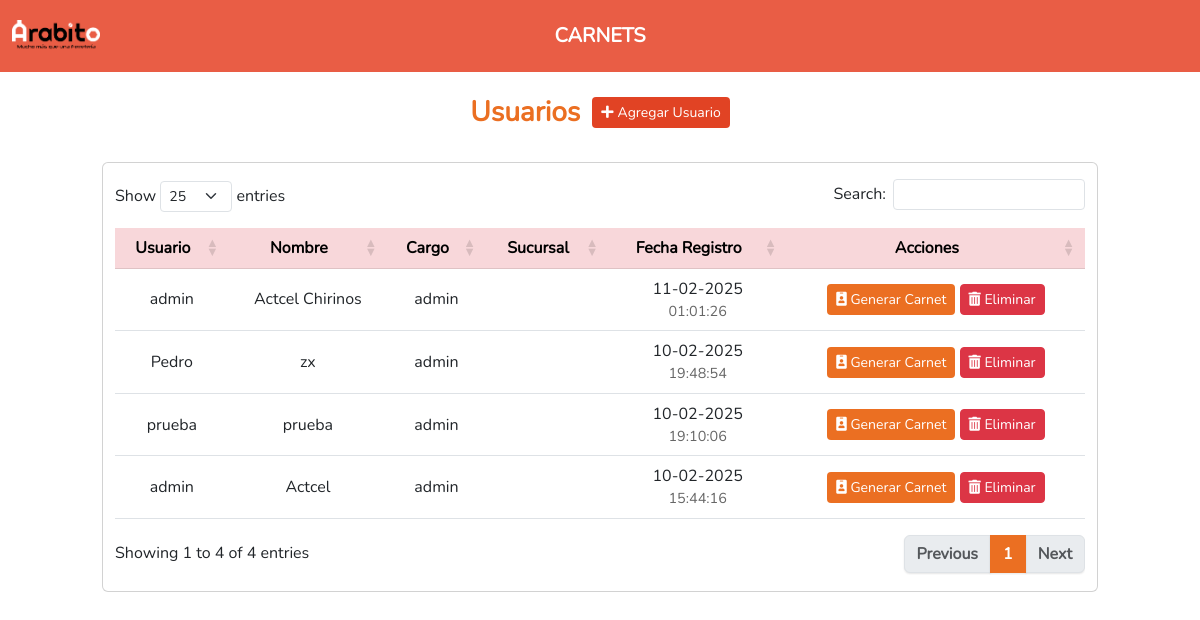
The app's page /, older data.
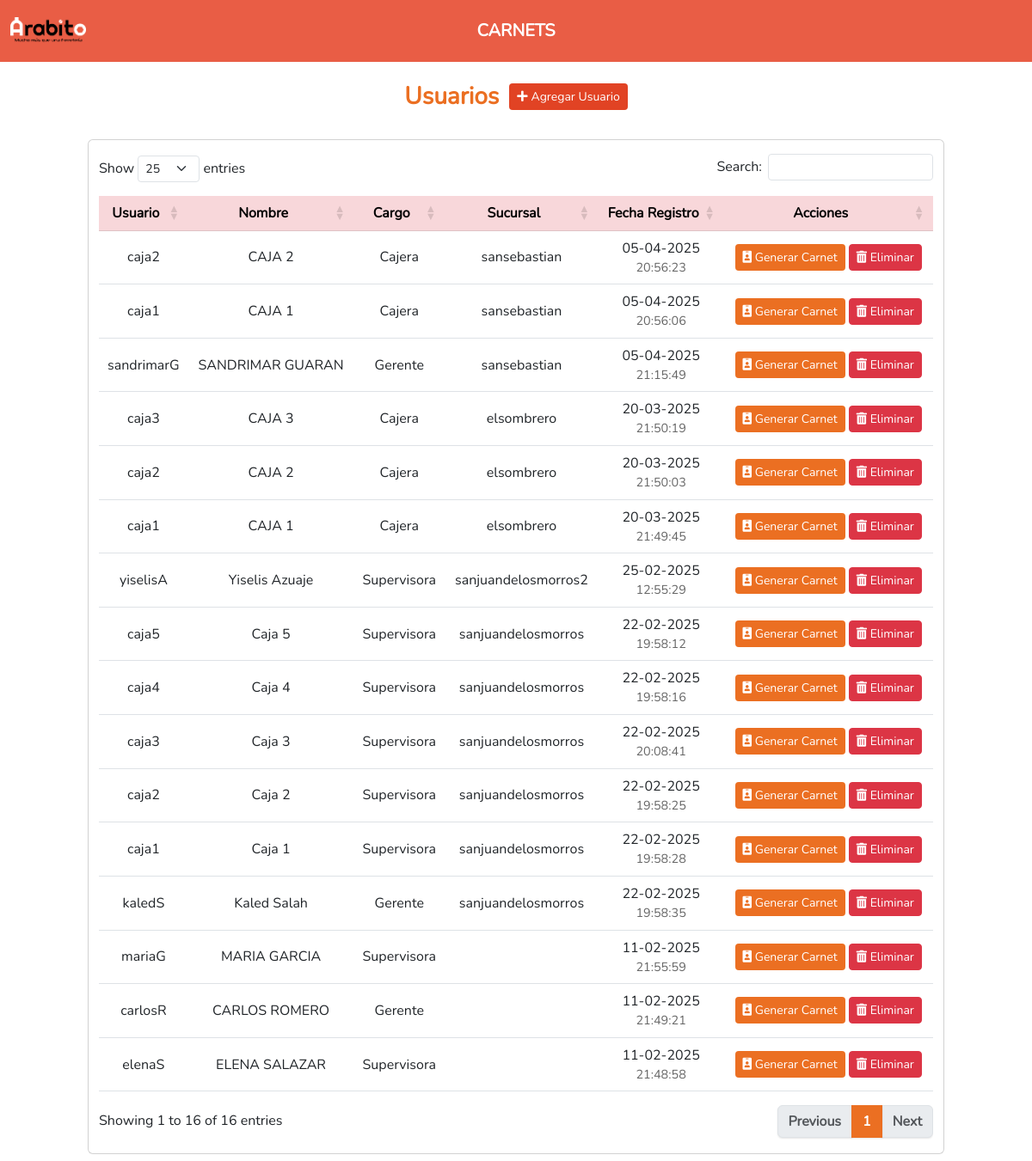
The same page, newer data.
### tables this page shows
CREATE TABLE `usuarios` (
  `id` int(11) NOT NULL,
  `nombre` varchar(100) NOT NULL,
  `usuario` varchar(50) NOT NULL,
  `password` varchar(20) NOT NULL,
  `cargo` varchar(50) NOT NULL,
  `sucursal` varchar(50) NOT NULL,
  `fecha_creacion` timestamp NOT NULL DEFAULT current_timestamp() ON UPDATE current_timestamp()
);

### crud_user.php (called while the page is built, shortened)
<?php
    $objeto = new Conexion();
    $conexion = $objeto->Conectar();
    $read_users = $conexion->prepare("SELECT * FROM usuarios ORDER BY id DESC");
    $read_users->execute();
    $lista_usuarios = $read_users->fetchAll(PDO::FETCH_ASSOC);
?>

### index.php (the view, shortened to what this page needs)
<?php
include("crud_user.php");
include("header.php");
?>
<section class="col-md-10 mx-auto my-4">
    <div class="d-flex justify-content-center align-items-center" style="gap:.75rem;">
        <h2 class="h3 fw-bold text-arabito mb-0">Usuarios</h2>
        <a href="create_user.php" class="btn btn-agregar btn-sm" tabindex="1"><i class="fa fa-plus me-1"></i>Agregar Usuario</a>
    </div>
</section>
<section class="content">
    <div class="row">
        <div class="col-md-10 mx-auto">
            <div class="card my-2">
                <div class="container-fluid my-3">
                    <div class="table-responsive">
                        <table id="table" class="table table-hover nowrap custom-table" cellspacing="0" style="width:100%">
                            <thead class="table-danger">
                                <tr>
                                    <th class="text-center">Usuario</th>
                                    <th class="text-center">Nombre</th>
                                    <th class="text-center">Cargo</th>
                                    <th class="text-center">Sucursal</th>
                                    <th class="text-center">Fecha Registro</th>
                                    <th class="text-center">Acciones</th>
                                </tr>
                            </thead>
                            <tbody>
                                <?php foreach ($lista_usuarios as $usuario): ?>
                                    <?php
                                        $fecha = date('d-m-Y', strtotime($usuario['fecha_creacion']));
                                        $hora = date('H:i:s', strtotime($usuario['fecha_creacion']));
                                    ?>
                                    <tr class='text-center tr_edit' data-href="update_user.php?id_usuario=<?= $usuario['id'] ?>">
                                        <td style="vertical-align: middle;"> <?= $usuario['usuario'] ?> </td>
                                        <td style="vertical-align: middle;"> <?= $usuario['nombre'] ?> </td>
                                        <td style="vertical-align: middle;"> <?= $usuario['cargo'] ?> </td>
                                        <td style="vertical-align: middle;"> <?= $usuario['sucursal'] ?> </td>
                                        <td style="vertical-align: middle;">
                                            <div><?= $fecha ?></div>
                                            <div class="hora"><?= $hora ?></div>
                                        </td>
                                        <td style="vertical-align: middle;">
                                            <button class="btn btn-arabito btn-sm btn-barcode"
                                                    data-usuario="<?= $usuario['usuario'] ?>"
                                                    data-password="<?= $usuario['password'] ?>"
                                                    data-nombre="<?= $usuario['nombre'] ?>"
                                                    data-cargo="<?= $usuario['cargo'] ?>">
                                                <i class="fas fa-id-badge"></i> Generar Carnet
                                            </button>
                                            <a class="btn btn-danger btn-sm" href="javascript:eliminar(<?= $usuario['id'] ?>);" role="button">
                                                <i class="fas fa-trash-alt"></i> Eliminar
                                            </a>
                                        </td>
                                    </tr>
                                <?php endforeach; ?>
                            </tbody>
                        </table>
                    </div>
                </div>
            </div>
        </div>
    </div>
</section>
<?php include("footer.php") ?>

### header.php (shortened to what this page needs)
<!DOCTYPE html>
<html lang="es">
    <head>
        <link rel="stylesheet" href="plugins/bootstrap/css/bootstrap.min.css">
        <link rel="stylesheet" type="text/css" href="plugins/fontawesome/css/all.min.css">
        <link rel="stylesheet" href="plugins/datatable/bootstrap.min.css">
        <link rel="stylesheet" href="plugins/datatable/dataTables.bootstrap5.min.css">
        <link rel="stylesheet" href="plugins/datatable/responsive.bootstrap5.min.css">
        <link rel="stylesheet" href="css/style.css">
    </head>
<body>
    <nav class="navbar navbar-expand-lg header-light position-relative">
        <div class="container-fluid d-flex align-items-center position-relative" style="min-height:56px;">
            <img src="images/logo_arabito.png" alt="Logo izquierdo" style="height:32px;" />
            <a class="navbar-brand fw-bold brand-center" href="index.php">CARNETS</a>
        </div>
    </nav>

### footer.php (shortened to what this page needs)
</body>
</html>

### css/style.css (style rules this page uses)
.text-arabito { color: #eb6f22; }
.btn-arabito { background-color: #eb6f22 !important; color: #fff; }
.btn-agregar { background-color: #e14324 !important; color: #fff !important; }
.header-light { background-color: #e95d45; color: #fff; }
.header-light .navbar-brand, .header-light .nav-link, .header-light .nav-link:focus, .header-light .nav-link:hover { color: #fff; }
.brand-center { position: absolute; left: 50%; transform: translateX(-50%); }
.tr_edit { cursor: pointer; }
.hora { font-size: 0.9em; color: #666; }
body { font-family: 'Nunito', sans-serif; margin: 0; padding: 0; }

Row changes from the older to the newer data that the page shows:
removed usuarios: usuario "admin", nombre "Actcel Chirinos", cargo "admin", fecha_creacion "11-02-2025", fecha_creacion "01:01:26"
removed usuarios: usuario "Pedro", nombre "zx", cargo "admin", fecha_creacion "10-02-2025", fecha_creacion "19:48:54"
removed usuarios: usuario "prueba", nombre "prueba", cargo "admin", fecha_creacion "10-02-2025", fecha_creacion "19:10:06"
removed usuarios: usuario "admin", nombre "Actcel", cargo "admin", fecha_creacion "10-02-2025", fecha_creacion "15:44:16"
added usuarios: usuario "caja2", nombre "CAJA 2", cargo "Cajera", sucursal "sansebastian", fecha_creacion "05-04-2025", fecha_creacion "20:56:23"
added usuarios: usuario "caja1", nombre "CAJA 1", cargo "Cajera", sucursal "sansebastian", fecha_creacion "05-04-2025", fecha_creacion "20:56:06"
added usuarios: usuario "sandrimarG", nombre "SANDRIMAR GUARAN", cargo "Gerente", sucursal "sansebastian", fecha_creacion "05-04-2025", fecha_creacion "21:15:49"
added usuarios: usuario "caja3", nombre "CAJA 3", cargo "Cajera", sucursal "elsombrero", fecha_creacion "20-03-2025", fecha_creacion "21:50:19"
added usuarios: usuario "caja2", nombre "CAJA 2", cargo "Cajera", sucursal "elsombrero", fecha_creacion "20-03-2025", fecha_creacion "21:50:03"
added usuarios: usuario "caja1", nombre "CAJA 1", cargo "Cajera", sucursal "elsombrero", fecha_creacion "20-03-2025", fecha_creacion "21:49:45"
added usuarios: usuario "yiselisA", nombre "Yiselis Azuaje", cargo "Supervisora", sucursal "sanjuandelosmorros2", fecha_creacion "25-02-2025", fecha_creacion "12:55:29"
added usuarios: usuario "caja5", nombre "Caja 5", cargo "Supervisora", sucursal "sanjuandelosmorros", fecha_creacion "22-02-2025", fecha_creacion "19:58:12"
added usuarios: usuario "caja4", nombre "Caja 4", cargo "Supervisora", sucursal "sanjuandelosmorros", fecha_creacion "22-02-2025", fecha_creacion "19:58:16"
added usuarios: usuario "caja3", nombre "Caja 3", cargo "Supervisora", sucursal "sanjuandelosmorros", fecha_creacion "22-02-2025", fecha_creacion "20:08:41"
added usuarios: usuario "caja2", nombre "Caja 2", cargo "Supervisora", sucursal "sanjuandelosmorros", fecha_creacion "22-02-2025", fecha_creacion "19:58:25"
added usuarios: usuario "caja1", nombre "Caja 1", cargo "Supervisora", sucursal "sanjuandelosmorros", fecha_creacion "22-02-2025", fecha_creacion "19:58:28"
added usuarios: usuario "kaledS", nombre "Kaled Salah", cargo "Gerente", sucursal "sanjuandelosmorros", fecha_creacion "22-02-2025", fecha_creacion "19:58:35"
added usuarios: usuario "mariaG", nombre "MARIA GARCIA", cargo "Supervisora", fecha_creacion "11-02-2025", fecha_creacion "21:55:59"
added usuarios: usuario "carlosR", nombre "CARLOS ROMERO", cargo "Gerente", fecha_creacion "11-02-2025", fecha_creacion "21:49:21"
added usuarios: usuario "elenaS", nombre "ELENA SALAZAR", cargo "Supervisora", fecha_creacion "11-02-2025", fecha_creacion "21:48:58"
Text that changed along with them:
text written by a page script: "Show entries Search: Showing 1 to 4 of 4 entries Previous 1 Next" → "Show entries Search: Showing 1 to 16 of 16 entries Previous 1 Next"
